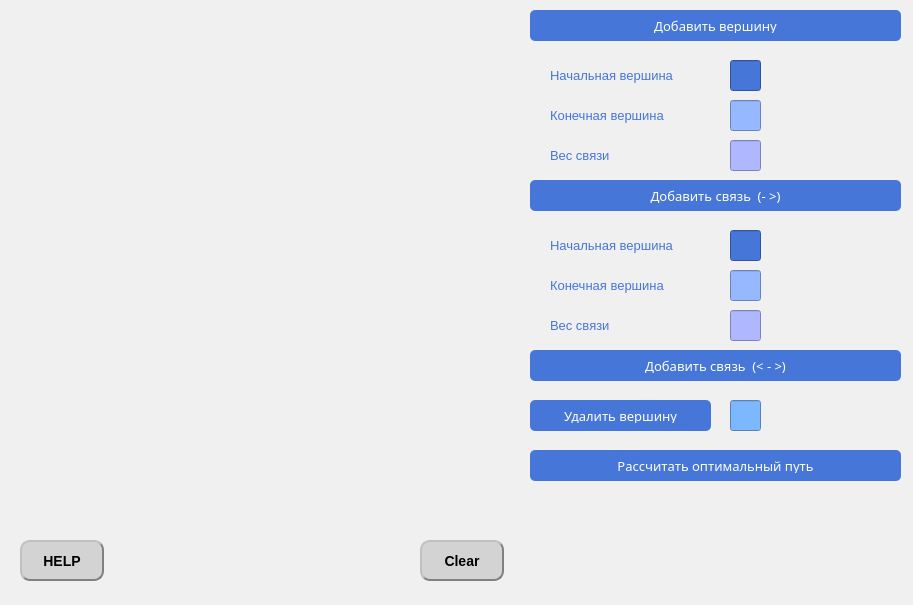
<?xml version="1.0" encoding="UTF-8"?>
<ui version="4.0">
 <class>TSP</class>
 <widget class="QMainWindow" name="TSP">
  <property name="geometry">
   <rect>
    <x>0</x>
    <y>0</y>
    <width>913</width>
    <height>605</height>
   </rect>
  </property>
  <property name="windowTitle">
   <string>TSP</string>
  </property>
  <property name="styleSheet">
   <string notr="true">background-color: rgb(240, 240, 240);</string>
  </property>
  <widget class="QWidget" name="centralwidget">
   <widget class="QWidget" name="verticalLayoutWidget">
    <property name="geometry">
     <rect>
      <x>10</x>
      <y>10</y>
      <width>501</width>
      <height>581</height>
     </rect>
    </property>
    <layout class="QVBoxLayout" name="verticalLayout"/>
   </widget>
   <widget class="QPushButton" name="Btn_Add_Top">
    <property name="geometry">
     <rect>
      <x>530</x>
      <y>10</y>
      <width>371</width>
      <height>31</height>
     </rect>
    </property>
    <property name="font">
     <font>
      <family>inherit</family>
      <pointsize>10</pointsize>
     </font>
    </property>
    <property name="styleSheet">
     <string notr="true">QPushButton
{
  min-width: 100px;
  font-family: inherit;
  appearance: none;
  border: 0;
  border-radius: 5px;
  background: #4676d7;
  color: #fff;
  padding: 8px 16px;
  font-size: 1rem;
  cursor: pointer;
}

QPushButton:hover {
  background: #1d49aa;
}

QPushButton:focus {
  outline: none;
  box-shadow: 0 0 0 4px #cbd6ee;
}</string>
    </property>
    <property name="text">
     <string>Добавить вершину</string>
    </property>
   </widget>
   <widget class="QPushButton" name="Btn_Del_Top">
    <property name="geometry">
     <rect>
      <x>530</x>
      <y>400</y>
      <width>181</width>
      <height>31</height>
     </rect>
    </property>
    <property name="font">
     <font>
      <family>inherit</family>
      <pointsize>10</pointsize>
     </font>
    </property>
    <property name="styleSheet">
     <string notr="true">QPushButton
{
  min-width: 100px;
  font-family: inherit;
  appearance: none;
  border: 0;
  border-radius: 5px;
  background: #4676d7;
  color: #fff;
  padding: 8px 16px;
  font-size: 1rem;
  cursor: pointer;
}

QPushButton:hover {
  background: #1d49aa;
}

QPushButton:focus {
  outline: none;
  box-shadow: 0 0 0 4px #cbd6ee;
}</string>
    </property>
    <property name="text">
     <string>Удалить вершину</string>
    </property>
   </widget>
   <widget class="QPushButton" name="Btn_Add_Edge_1">
    <property name="geometry">
     <rect>
      <x>530</x>
      <y>180</y>
      <width>371</width>
      <height>31</height>
     </rect>
    </property>
    <property name="font">
     <font>
      <family>inherit</family>
      <pointsize>10</pointsize>
     </font>
    </property>
    <property name="styleSheet">
     <string notr="true">QPushButton
{
  min-width: 100px;
  font-family: inherit;
  appearance: none;
  border: 0;
  border-radius: 5px;
  background: #4676d7;
  color: #fff;
  padding: 8px 16px;
  font-size: 1rem;
  cursor: pointer;
}

QPushButton:hover {
  background: #1d49aa;
}

QPushButton:focus {
  outline: none;
  box-shadow: 0 0 0 4px #cbd6ee;
}</string>
    </property>
    <property name="text">
     <string>Добавить связь  (- &gt;)</string>
    </property>
   </widget>
   <widget class="QPushButton" name="Btn_Add_Edge_2">
    <property name="geometry">
     <rect>
      <x>530</x>
      <y>350</y>
      <width>371</width>
      <height>31</height>
     </rect>
    </property>
    <property name="font">
     <font>
      <family>inherit</family>
      <pointsize>10</pointsize>
     </font>
    </property>
    <property name="styleSheet">
     <string notr="true">QPushButton
{
  min-width: 100px;
  font-family: inherit;
  appearance: none;
  border: 0;
  border-radius: 5px;
  background: #4676d7;
  color: #fff;
  padding: 8px 16px;
  font-size: 1rem;
  cursor: pointer;
}

QPushButton:hover {
  background: #1d49aa;
}

QPushButton:focus {
  outline: none;
  box-shadow: 0 0 0 4px #cbd6ee;
}QPushButton
{
  min-width: 100px;
  font-family: inherit;
  appearance: none;
  border: 0;
  border-radius: 5px;
  background: #4676d7;
  color: #fff;
  padding: 8px 16px;
  font-size: 1rem;
  cursor: pointer;
}

QPushButton:hover {
  background: #1d49aa;
}

QPushButton:focus {
  outline: none;
  box-shadow: 0 0 0 4px #cbd6ee;
}</string>
    </property>
    <property name="text">
     <string>Добавить связь  (&lt; - &gt;)</string>
    </property>
   </widget>
   <widget class="QLineEdit" name="LE_Del_Top_index">
    <property name="geometry">
     <rect>
      <x>730</x>
      <y>400</y>
      <width>31</width>
      <height>31</height>
     </rect>
    </property>
    <property name="font">
     <font>
      <pointsize>10</pointsize>
     </font>
    </property>
    <property name="styleSheet">
     <string notr="true">color: rgb(71, 98, 68);
background-color: rgb(125, 184, 255);</string>
    </property>
    <property name="text">
     <string/>
    </property>
    <property name="frame">
     <bool>true</bool>
    </property>
    <property name="alignment">
     <set>Qt::AlignCenter</set>
    </property>
    <property name="dragEnabled">
     <bool>false</bool>
    </property>
   </widget>
   <widget class="QLabel" name="L_Add_Edge_1_Top_1">
    <property name="geometry">
     <rect>
      <x>550</x>
      <y>60</y>
      <width>161</width>
      <height>31</height>
     </rect>
    </property>
    <property name="font">
     <font>
      <pointsize>10</pointsize>
     </font>
    </property>
    <property name="styleSheet">
     <string notr="true">color: #4676d7;</string>
    </property>
    <property name="text">
     <string>Начальная вершина</string>
    </property>
   </widget>
   <widget class="QLabel" name="L_Add_Edge_1_Top_2">
    <property name="geometry">
     <rect>
      <x>550</x>
      <y>100</y>
      <width>161</width>
      <height>31</height>
     </rect>
    </property>
    <property name="font">
     <font>
      <pointsize>10</pointsize>
     </font>
    </property>
    <property name="styleSheet">
     <string notr="true">color: #4676d7;</string>
    </property>
    <property name="text">
     <string>Конечная вершина</string>
    </property>
   </widget>
   <widget class="QLineEdit" name="LE_Add_Edge_1_Top_1">
    <property name="geometry">
     <rect>
      <x>730</x>
      <y>60</y>
      <width>31</width>
      <height>31</height>
     </rect>
    </property>
    <property name="font">
     <font>
      <pointsize>10</pointsize>
     </font>
    </property>
    <property name="styleSheet">
     <string notr="true">color: rgb(71, 98, 68);
background-color: #4676d7;</string>
    </property>
    <property name="text">
     <string/>
    </property>
    <property name="frame">
     <bool>true</bool>
    </property>
    <property name="alignment">
     <set>Qt::AlignCenter</set>
    </property>
    <property name="dragEnabled">
     <bool>false</bool>
    </property>
   </widget>
   <widget class="QLineEdit" name="LE_Add_Edge_1_Top_2">
    <property name="geometry">
     <rect>
      <x>730</x>
      <y>100</y>
      <width>31</width>
      <height>31</height>
     </rect>
    </property>
    <property name="font">
     <font>
      <pointsize>10</pointsize>
     </font>
    </property>
    <property name="styleSheet">
     <string notr="true">color: rgb(71, 98, 68);
background-color:  rgb(150, 184, 255);</string>
    </property>
    <property name="frame">
     <bool>true</bool>
    </property>
    <property name="alignment">
     <set>Qt::AlignCenter</set>
    </property>
    <property name="dragEnabled">
     <bool>false</bool>
    </property>
   </widget>
   <widget class="QLabel" name="L_Add_Edge_1_Weight">
    <property name="geometry">
     <rect>
      <x>550</x>
      <y>140</y>
      <width>81</width>
      <height>31</height>
     </rect>
    </property>
    <property name="font">
     <font>
      <pointsize>10</pointsize>
     </font>
    </property>
    <property name="styleSheet">
     <string notr="true">color: #4676d7;</string>
    </property>
    <property name="text">
     <string>Вес связи</string>
    </property>
   </widget>
   <widget class="QLineEdit" name="LE_Add_Edge_1_Weight">
    <property name="geometry">
     <rect>
      <x>730</x>
      <y>140</y>
      <width>31</width>
      <height>31</height>
     </rect>
    </property>
    <property name="font">
     <font>
      <pointsize>10</pointsize>
     </font>
    </property>
    <property name="styleSheet">
     <string notr="true">color: rgb(71, 98, 68);
background-color:  rgb(175, 184, 255);</string>
    </property>
    <property name="text">
     <string/>
    </property>
    <property name="frame">
     <bool>true</bool>
    </property>
    <property name="alignment">
     <set>Qt::AlignCenter</set>
    </property>
    <property name="dragEnabled">
     <bool>false</bool>
    </property>
   </widget>
   <widget class="QLabel" name="L_Result">
    <property name="geometry">
     <rect>
      <x>520</x>
      <y>510</y>
      <width>381</width>
      <height>21</height>
     </rect>
    </property>
    <property name="font">
     <font>
      <pointsize>10</pointsize>
     </font>
    </property>
    <property name="styleSheet">
     <string notr="true">color: rgb(1, 0, 153)</string>
    </property>
    <property name="text">
     <string/>
    </property>
   </widget>
   <widget class="QLabel" name="L_Path_length">
    <property name="geometry">
     <rect>
      <x>520</x>
      <y>540</y>
      <width>381</width>
      <height>21</height>
     </rect>
    </property>
    <property name="font">
     <font>
      <pointsize>10</pointsize>
     </font>
    </property>
    <property name="styleSheet">
     <string notr="true">color: rgb(1, 0, 153)</string>
    </property>
    <property name="text">
     <string/>
    </property>
   </widget>
   <widget class="QLabel" name="L_Errors">
    <property name="geometry">
     <rect>
      <x>520</x>
      <y>570</y>
      <width>381</width>
      <height>20</height>
     </rect>
    </property>
    <property name="font">
     <font>
      <pointsize>10</pointsize>
     </font>
    </property>
    <property name="styleSheet">
     <string notr="true">color:rgb(217, 0, 4);</string>
    </property>
    <property name="text">
     <string/>
    </property>
   </widget>
   <widget class="QPushButton" name="L_Clear">
    <property name="geometry">
     <rect>
      <x>420</x>
      <y>540</y>
      <width>84</width>
      <height>41</height>
     </rect>
    </property>
    <property name="font">
     <font>
      <pointsize>-1</pointsize>
      <weight>75</weight>
      <italic>false</italic>
      <bold>true</bold>
      <underline>false</underline>
      <strikeout>false</strikeout>
     </font>
    </property>
    <property name="styleSheet">
     <string notr="true">QPushButton {
     background-color:  rgb(211, 211, 211);
     border-style: outset;
     border-width: 2px;
     border-radius: 10px;
     border-color:  rgb(128, 128, 128);
     font: bold 14px;
     min-width: 4em;
     padding: 6px;
 }
QPushButton:pressed {
     background-color: rgb(220, 220, 220);
     border-style: inset;
 }</string>
    </property>
    <property name="text">
     <string>Clear</string>
    </property>
   </widget>
   <widget class="QPushButton" name="help">
    <property name="geometry">
     <rect>
      <x>20</x>
      <y>540</y>
      <width>84</width>
      <height>41</height>
     </rect>
    </property>
    <property name="font">
     <font>
      <pointsize>-1</pointsize>
      <weight>75</weight>
      <italic>false</italic>
      <bold>true</bold>
      <underline>false</underline>
      <strikeout>false</strikeout>
     </font>
    </property>
    <property name="styleSheet">
     <string notr="true">QPushButton {
     background-color:  rgb(211, 211, 211);
     border-style: outset;
     border-width: 2px;
     border-radius: 10px;
     border-color:  rgb(128, 128, 128);
     font: bold 14px;
     min-width: 1em;
     padding: 6px;
 }
QPushButton:pressed {
     background-color: rgb(220, 220, 220);
     border-style: inset;
 }</string>
    </property>
    <property name="text">
     <string>HELP</string>
    </property>
   </widget>
   <widget class="QLabel" name="L_Add_Edge_2_Weight">
    <property name="geometry">
     <rect>
      <x>620</x>
      <y>260</y>
      <width>81</width>
      <height>31</height>
     </rect>
    </property>
    <property name="font">
     <font>
      <pointsize>10</pointsize>
     </font>
    </property>
    <property name="styleSheet">
     <string notr="true">color: rgb(168, 168, 129);</string>
    </property>
    <property name="text">
     <string>Вес связи</string>
    </property>
   </widget>
   <widget class="QPushButton" name="Btn_Calculate">
    <property name="geometry">
     <rect>
      <x>530</x>
      <y>450</y>
      <width>371</width>
      <height>31</height>
     </rect>
    </property>
    <property name="font">
     <font>
      <family>inherit</family>
      <pointsize>10</pointsize>
     </font>
    </property>
    <property name="styleSheet">
     <string notr="true">QPushButton
{
  min-width: 100px;
  font-family: inherit;
  appearance: none;
  border: 0;
  border-radius: 5px;
  background: #4676d7;
  color: #fff;
  padding: 8px 16px;
  font-size: 1rem;
  cursor: pointer;
}

QPushButton:hover {
  background: #1d49aa;
}

QPushButton:focus {
  outline: none;
  box-shadow: 0 0 0 4px #cbd6ee;
}QPushButton
{
  min-width: 100px;
  font-family: inherit;
  appearance: none;
  border: 0;
  border-radius: 5px;
  background: #4676d7;
  color: #fff;
  padding: 8px 16px;
  font-size: 1rem;
  cursor: pointer;
}

QPushButton:hover {
  background: #1d49aa;
}

QPushButton:focus {
  outline: none;
  box-shadow: 0 0 0 4px #cbd6ee;
}</string>
    </property>
    <property name="text">
     <string>Рассчитать оптимальный путь</string>
    </property>
   </widget>
   <widget class="QLineEdit" name="LE_Add_Edge_2_Weight">
    <property name="geometry">
     <rect>
      <x>730</x>
      <y>310</y>
      <width>31</width>
      <height>31</height>
     </rect>
    </property>
    <property name="font">
     <font>
      <pointsize>10</pointsize>
     </font>
    </property>
    <property name="styleSheet">
     <string notr="true">color: rgb(71, 98, 68);
background-color:  rgb(175, 184, 255);</string>
    </property>
    <property name="text">
     <string/>
    </property>
    <property name="frame">
     <bool>true</bool>
    </property>
    <property name="alignment">
     <set>Qt::AlignCenter</set>
    </property>
    <property name="dragEnabled">
     <bool>false</bool>
    </property>
   </widget>
   <widget class="QLabel" name="L_Add_Edge_1_Weight_2">
    <property name="geometry">
     <rect>
      <x>550</x>
      <y>310</y>
      <width>81</width>
      <height>31</height>
     </rect>
    </property>
    <property name="font">
     <font>
      <pointsize>10</pointsize>
     </font>
    </property>
    <property name="styleSheet">
     <string notr="true">color: #4676d7;</string>
    </property>
    <property name="text">
     <string>Вес связи</string>
    </property>
   </widget>
   <widget class="QLineEdit" name="LE_Add_Edge_2_Top_2">
    <property name="geometry">
     <rect>
      <x>730</x>
      <y>270</y>
      <width>31</width>
      <height>31</height>
     </rect>
    </property>
    <property name="font">
     <font>
      <pointsize>10</pointsize>
     </font>
    </property>
    <property name="styleSheet">
     <string notr="true">color: rgb(71, 98, 68);
background-color:  rgb(150, 184, 255);</string>
    </property>
    <property name="frame">
     <bool>true</bool>
    </property>
    <property name="alignment">
     <set>Qt::AlignCenter</set>
    </property>
    <property name="dragEnabled">
     <bool>false</bool>
    </property>
   </widget>
   <widget class="QLabel" name="L_Add_Edge_1_Top_3">
    <property name="geometry">
     <rect>
      <x>550</x>
      <y>270</y>
      <width>161</width>
      <height>31</height>
     </rect>
    </property>
    <property name="font">
     <font>
      <pointsize>10</pointsize>
     </font>
    </property>
    <property name="styleSheet">
     <string notr="true">color: #4676d7;</string>
    </property>
    <property name="text">
     <string>Конечная вершина</string>
    </property>
   </widget>
   <widget class="QLabel" name="L_Add_Edge_1_Top_4">
    <property name="geometry">
     <rect>
      <x>550</x>
      <y>230</y>
      <width>161</width>
      <height>31</height>
     </rect>
    </property>
    <property name="font">
     <font>
      <pointsize>10</pointsize>
     </font>
    </property>
    <property name="styleSheet">
     <string notr="true">color: #4676d7;</string>
    </property>
    <property name="text">
     <string>Начальная вершина</string>
    </property>
   </widget>
   <widget class="QLineEdit" name="LE_Add_Edge_2_Top_1">
    <property name="geometry">
     <rect>
      <x>730</x>
      <y>230</y>
      <width>31</width>
      <height>31</height>
     </rect>
    </property>
    <property name="font">
     <font>
      <pointsize>10</pointsize>
     </font>
    </property>
    <property name="styleSheet">
     <string notr="true">color: rgb(71, 98, 68);
background-color: #4676d7;</string>
    </property>
    <property name="text">
     <string/>
    </property>
    <property name="frame">
     <bool>true</bool>
    </property>
    <property name="alignment">
     <set>Qt::AlignCenter</set>
    </property>
    <property name="dragEnabled">
     <bool>false</bool>
    </property>
   </widget>
  </widget>
 </widget>
 <resources/>
 <connections/>
</ui>
